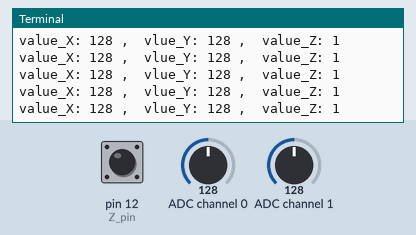
Bench run of a program on a simulated Raspberry Pi (header pin numbers). Parts: the last lines printed to the terminal. Inputs (shaded band) come from the test bench; at power-on: ADC channel 0 = 128, ADC channel 1 = 128, pin 12 (Z_pin) HIGH (analog values on the 0–255 scale).

Above: at 1.2 s.
1.3 s: ADC channel 0 set to 178
At 2.1 s:
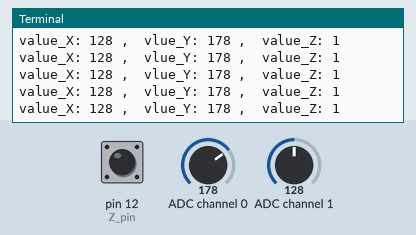
2.8 s: ADC channel 1 set to 178
At 3.3 s:
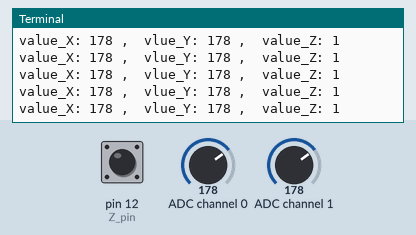
4.3 s: pin 12 (Z_pin) pulled LOW for 0.15 s
5.9 s: ADC channel 0 set to 224
At 6.9 s:
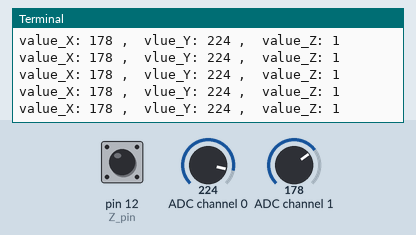
7.4 s: pin 12 (Z_pin) pulled LOW for 1 s
At 8.1 s:
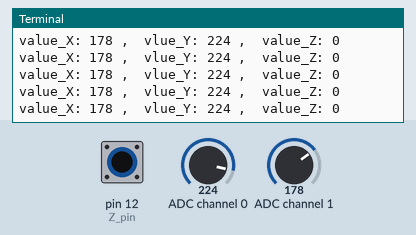
9.9 s: ADC channel 1 set to 224
At 10.7 s:
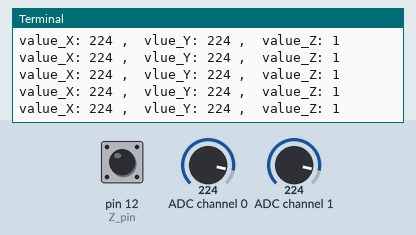
Timing chart, 0 to 12.4 s (numbered marks = the images above; inputs shaded):
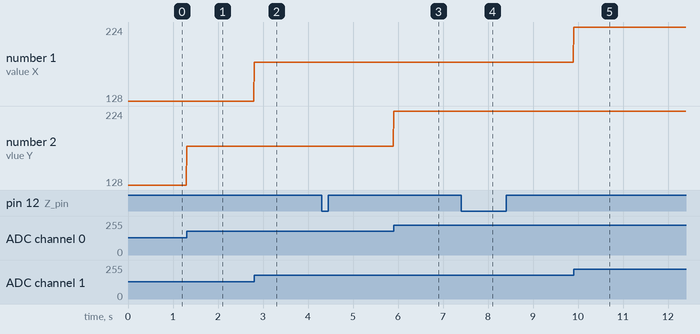

The program:

Joystick.py
```python
import RPi.GPIO as gp
import time
from ADCDevice import *

Z_pin=12
adc=ADCDevice()

def setup():

    global adc
    if(adc.detectI2C(0x48)): # Detect the pcf8591.
        adc = PCF8591()
    elif(adc.detectI2C(0x4b)): # Detect the ads7830
        adc = ADS7830()
    else:
        print("No correct I2C address found, \n"
        "Please use command 'i2cdetect -y 1' to check the I2C address! \n"
        "Program Exit. \n");
        exit(-1)

    gp.setmode(gp.BOARD)
    gp.setup(Z_pin,gp.IN,gp.PUD_UP)  #setta Z_pin come pull up mode


def loop():

    while True:
        valZ=gp.input(Z_pin)
        valY=adc.analogRead(0)
        valX=adc.analogRead(1)

        print ('value_X: %d ,\tvlue_Y: %d ,\tvalue_Z: %d'%(valX,valY,valZ))
        time.sleep(0.01)

def destroy():
    adc.close()
    gp.cleanup()

if __name__ == '__main__':
    print ('Program is starting ... ') # Program entrance
    setup()
    try:
        loop()
    except KeyboardInterrupt: # Press ctrl-c to end the program.
        destroy()
```

Measured:
- after the input at 1.3 s, the terminal: prints a new line at once (image 1)
- after the input at 2.8 s, the terminal: prints a new line at once (image 2)
- after the input at 5.9 s, the terminal: prints a new line at once (image 3)
- after the input at 7.4 s, the terminal: prints a new line at once (image 4)
- after the input at 9.9 s, the terminal: prints a new line at once (image 5)
- plotted number 2: 128 → 178 after the input at 1.3 s, 178 → 224 after the input at 5.9 s
